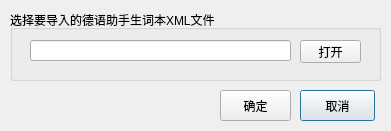
<?xml version="1.0" encoding="UTF-8"?>
<ui version="4.0">
 <class>TranslatDehelperDialog</class>
 <widget class="QDialog" name="TranslatDehelperDialog">
  <property name="geometry">
   <rect>
    <x>0</x>
    <y>0</y>
    <width>391</width>
    <height>131</height>
   </rect>
  </property>
  <property name="windowTitle">
   <string>Dialog</string>
  </property>
  <widget class="QPushButton" name="QuitButton">
   <property name="geometry">
    <rect>
     <x>300</x>
     <y>90</y>
     <width>75</width>
     <height>31</height>
    </rect>
   </property>
   <property name="text">
    <string>取消</string>
   </property>
   <property name="icon">
    <iconset resource="rc.qrc">
     <normaloff>:/new/prefix1/rc/action/Cancel.ico</normaloff>:/new/prefix1/rc/action/Cancel.ico</iconset>
   </property>
  </widget>
  <widget class="QPushButton" name="OKButton">
   <property name="geometry">
    <rect>
     <x>220</x>
     <y>90</y>
     <width>71</width>
     <height>31</height>
    </rect>
   </property>
   <property name="text">
    <string>确定</string>
   </property>
   <property name="icon">
    <iconset resource="rc.qrc">
     <normaloff>:/new/prefix1/rc/action/Ok.ico</normaloff>:/new/prefix1/rc/action/Ok.ico</iconset>
   </property>
  </widget>
  <widget class="QGroupBox" name="InfoGroupBox">
   <property name="geometry">
    <rect>
     <x>10</x>
     <y>10</y>
     <width>371</width>
     <height>71</height>
    </rect>
   </property>
   <property name="title">
    <string>选择要导入的德语助手生词本XML文件</string>
   </property>
   <widget class="QLineEdit" name="PathLineEdit">
    <property name="geometry">
     <rect>
      <x>20</x>
      <y>30</y>
      <width>261</width>
      <height>21</height>
     </rect>
    </property>
    <property name="readOnly">
     <bool>true</bool>
    </property>
   </widget>
   <widget class="QPushButton" name="OpenButton">
    <property name="geometry">
     <rect>
      <x>290</x>
      <y>30</y>
      <width>61</width>
      <height>23</height>
     </rect>
    </property>
    <property name="text">
     <string>打开</string>
    </property>
    <property name="icon">
     <iconset resource="rc.qrc">
      <normaloff>:/new/prefix1/rc/action/Folder3.ico</normaloff>:/new/prefix1/rc/action/Folder3.ico</iconset>
    </property>
   </widget>
  </widget>
 </widget>
 <resources>
  <include location="rc.qrc"/>
 </resources>
 <connections/>
</ui>
